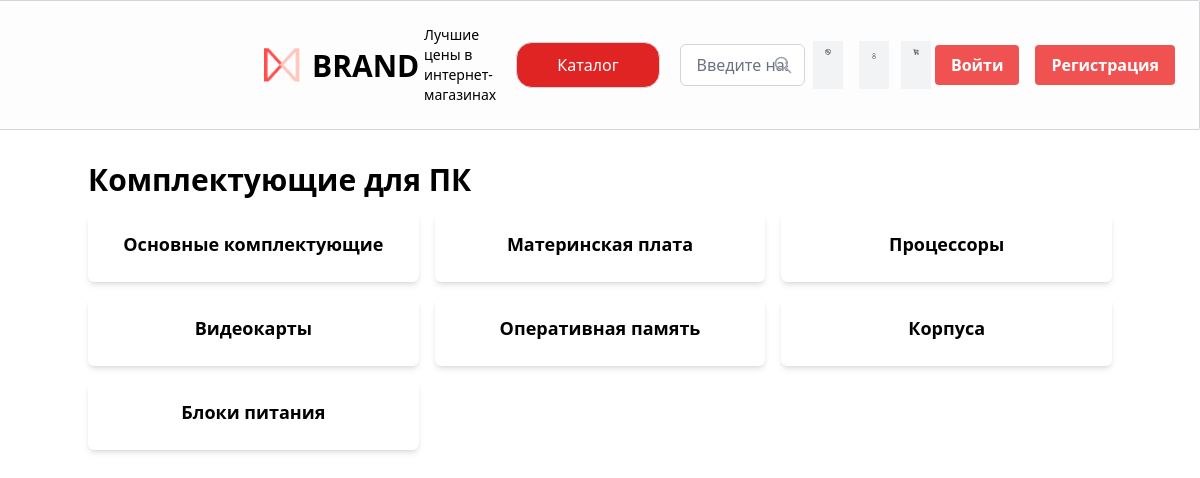
The page /category/5 on the database its author committed.
### tables this page shows
CREATE TABLE category (
            id INTEGER PRIMARY KEY AUTOINCREMENT,
            name TEXT NOT NULL
        );

CREATE TABLE subcategory (
            id INTEGER PRIMARY KEY AUTOINCREMENT,
            name TEXT NOT NULL,
            category_id INTEGER,
            FOREIGN KEY (category_id) REFERENCES category(id)
        );

### app.py (the view)
@app.route('/category/<int:category_id>')
def category_detail(category_id):
    db = get_db()
    cursor = db.cursor()
    cursor.execute("SELECT name FROM category WHERE id = ?", (category_id,))
    category_name = cursor.fetchone()[0]
    cursor.execute("SELECT id, name FROM subcategory WHERE category_id = ?", (category_id,))
    subcategories = cursor.fetchall()
    subcategories = [dict(zip(('id', 'name'), subcategory)) for subcategory in subcategories]
    db.close()
    return render_template('category_detail.html', category_name=category_name, subcategories=subcategories)

### app.py (called while the page is built)
def get_db():
    conn = sqlite3.connect(DATABASE)
    conn.execute('PRAGMA foreign_keys = ON')
    return conn

### templates/category_detail.html (shortened to what this page needs)
{% extends 'base.html' %}
    {% block body %}
    <header class="flex items-center  p-6 bg-white-2   border border-l-0 border-gray-300 rounded-tr-sm rounded-br-sm ">
        <a href="{{ url_for('index') }}">
            <h1 class="text-3xl font-black ml-72 mb-5 absolute ">BRAND</h1>
            <img class="h-9.5 w-9 ml-60 mx-40" src="/static/img/behoof_logo.png" alt=""></a>
          <p class="text-sm text-rgba(38, 49, 65, 1) pr-5 ">Лучшие цены в <br>интернет-магазинах </p>
          <div class="relative inline-block">
            <button class="text-white flex items-center bg-red-600 border border-2-0 border-gray-300 hover:bg-red-400 py-2.5 px-10 mr-5 rounded-2xl focus:outline-slate-50" onclick="toggleDropdown('dropdownMenuRight')">Каталог</button>
          </div>
          <div class="w-500px relative">
            <div class="relative z-10">
              <input type="text" id="search-input" class="w-full px-4 py-2 rounded-md border border-gray-300 focus:ring focus:ring-blue-500 focus:ring-opacity-50" placeholder="Введите название товара" onkeyup="searchProducts()">
              <div class="absolute right-3 top-1/2 -translate-y-1/2">
                <svg xmlns="http://www.w3.org/2000/svg" class="h-5 w-5 text-gray-400" fill="none" viewBox="0 0 24 24" stroke="currentColor"><path stroke-linecap="round" stroke-linejoin="round" stroke-width="2" d="M21 21l-6-6m2-5a7 7 0 11-14 0 7 7 0 0114 0z" /></svg>
              </div>
            </div>
          </div>
          <a href="/admin_panel" class="bg-smoky px-3 py-2 mx-2 w-12 h-12"></a>
          <a href="{{ url_for('profile') }}" class="bg-smoky px-3 py-3 mx-2 w-12 h-12"><img src="/static/img/frame.png" alt=""></a>
          <a href="{{ url_for('cart') }}" class="bg-smoky px-3 py-2 mx-1 w-12 h-12"></a>
          <div class="flex gap-4">
            <button class="bg-red-500 hover:bg-red-400 text-white font-bold py-2 px-4 rounded focus:outline-none focus:shadow-outline">
              <a href="{{ url_for('login') }}" class="text-white">Войти</a>
            </button>
            <button class="bg-red-500 hover:bg-red-400 text-white font-bold py-2 px-4 rounded focus:outline-none focus:shadow-outline">
              <a href="{{ url_for('register') }}" class="text-white">Регистрация</a>
            </button>
          </div>
        </header>
    <div class="container mx-auto mt-8">
        <h1 class="text-3xl font-bold mb-4">{{ category_name }}</h1>
        <div class="grid grid-cols-1 md:grid-cols-2 lg:grid-cols-3 gap-4">
            {% for subcategory in subcategories %}
                <a href="{{ url_for('products', subcategory_id=subcategory.id) }}" class="bg-white rounded-md shadow-md p-4 flex flex-col items-center">
                    <h2 class="text-lg font-bold mb-2">{{ subcategory.name }}</h2>
                </a>
            {% endfor %}
        </div>
    </div>
    {% endblock %}

### rows shown on the page
category: name "Комплектующие для ПК"
subcategory: name "Основные комплектующие"
subcategory: name "Материнская плата"
subcategory: name "Процессоры"
subcategory: name "Видеокарты"
subcategory: name "Оперативная память"
subcategory: name "Корпуса"
subcategory: name "Блоки питания"
